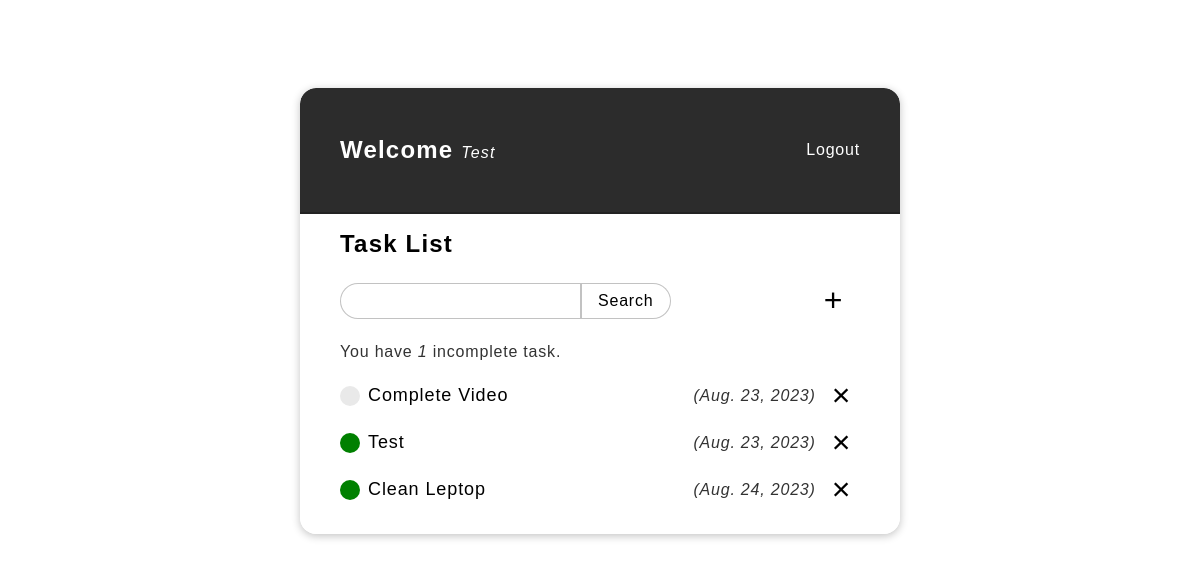
Screenshot of / (signed in) with the database file from the repository.
### base/models.py (models this page shows, shortened)
class Task(models.Model):
    user = models.ForeignKey(User, on_delete=models.CASCADE, null=True, blank=True)
    title = models.CharField(max_length=200)
    description = models.TextField(null=True, blank=True)
    complete = models.BooleanField(default=False)
    create = models.DateTimeField(auto_now=True)
    class Meta:
        ordering = ["complete"]

### base/views.py (the view)
# urls.py: path("", TaskListView.as_view(), name="tasks"),
class TaskListView(LoginRequiredMixin, ListView):
    model = Task
    context_object_name = "tasks"
    def get_context_data(self, **kwargs):
        context = super().get_context_data(**kwargs)
        context["tasks"] = context["tasks"].filter(user=self.request.user)
        context["count"] = context["tasks"].filter(complete=False).count()
        search_input = self.request.GET.get("search-area") or ""
        if search_input:
            context["tasks"] = context["tasks"].filter(title__startswith=search_input)
        context["search_input"] = search_input
        return context

### base/templates/base/task_list.html (shortened to what this page needs)
{% extends 'base/base.html' %}
{% load static %}
{% block style %}
<link rel="stylesheet" href="{% static 'base/task_list.css' %}">
{% endblock style %}
{% block content %}
<section class="task__list__cont">
    <div class="header__cont">
        <p>
            <span>Welcome</span>
            <i>{{ request.user|title }}</i>
        </p>
        {% if request.user.is_authenticated %}
        <a href="{% url 'logout' %}">Logout</a>
        {% else %}
        <a href="{% url 'login' %}">Login</a>
        {% endif %}
    </div>
    <h1 class="task__list__title">Task List</h1>
    <div class="task__search__cont">
        <form method="get">
            <input type="text" name="search-area", value="{{ search_input }}">
            <button>Search</button>
        </form>
        <a href="{% url 'task-create' %}">&plus;</a>
    </div>
    <div class="incomplete__task">
        <p>You have <i>{{ count }}</i> incomplete task{{ count|pluralize:"s" }}.</p>
    </div>
    <div class="task__cont">
        {% for task in tasks %}
        <div class="task">
            <a class="task__a" href="{% url 'task-update' task.id %}">
                <div class="main__title__circle__cont">
                    <div class="task__circle" style="{% if task.complete %}background-color: green;{% endif %}"></div>
                    <p class="title">{{ task.title|title }}</p>
                </div>
                <p class="date">({{ task.create|date }})</p>
            </a>
            <div class="delete__cont">
                <a class="delete" href="{% url 'task-delete' task.id %}">&times;</a>
            </div>
        </div>
        {% empty %}
        <p>No items in Task list.</p>
        {% endfor %}
    </div>
</section>
{% endblock content %}

### base/static/base/base.css (style rules this page uses)
* { padding: 0; margin: 0; box-sizing: border-box; }
body { font-family: Arial, Helvetica, sans-serif; font-size: 1rem; width: 100%; min-height: 100vh; height: fit-content; display: flex; flex-flow: column nowrap; align-items: center; padding: .5rem; }

### base/static/base/task_list.css (style rules this page uses)
.task__list__cont { width: 100%; padding-bottom: 1rem; background-color: #fff; overflow: hidden; border-radius: inherit; }
.task__list__cont h1, .task__list__cont p, .task__list__cont a { text-decoration: none; letter-spacing: 0.05em; }
.task__list__cont .header__cont { display: flex; align-items: center; justify-content: space-between; padding: 3rem 2.5rem; border-bottom: 2px solid #0000003d; background-color: #2c2c2c; color: white; }
.header__cont p { font-size: 1.5rem; margin-right: 2rem; }
.header__cont p span { font-weight: 600; }
.header__cont p i { font-size: 1rem; }
.header__cont a { color: white; font-size: 1rem; font-weight: 500; }
.task__list__title { padding: 1rem 2.5rem; font-size: 1.5rem; }
.task__search__cont { padding: 0 2.5rem; margin: .5rem 0; display: flex; flex-flow: row nowrap; justify-content: space-between; align-items: center; }
.task__search__cont form { display: flex; }
.task__search__cont form input { padding: .5rem 1rem; font-size: 1rem; border: 1.5px solid #0000003d; outline: none; border-radius: 25px 0 0 25px; width: 100%; transition: background-color 0.3s; }
.task__search__cont form button { background-color: #fff; padding: .5rem 1rem; border: 1.5px solid #0000003d; cursor: pointer; border-radius: 0 25px 25px 0; font-size: 1rem; font-weight: 500; letter-spacing: 0.05em; transition: background-color 0.3s; }
.task__search__cont a { color: #000; margin: 0 .5rem; padding: 0 .5rem; font-size: 2rem; border-radius: 25px; transition: 0.3s; }
.incomplete__task { width: 100%; padding: 1rem 2.5rem; opacity: .8; }
.task__cont { padding: 0 2.5rem; }
.task__cont .task { margin-bottom: 10px; font-size: 18px; display: flex; flex-flow: row nowrap; justify-content: space-between; align-items: center; }
.task__cont .task .task__a { display: flex; flex-direction: row; align-items: center; justify-content: space-between; padding: .5rem 0; width: 100%; color: #000; }
.main__title__circle__cont { display: flex; align-items: center; }
.task__cont .task .title { margin: 0 .5rem 0 .5rem; }
.task__cont .task .date { margin: 0 .5rem 0 .5rem; font-style: italic; font-size: 1rem; opacity: .8; }
.task__cont .task .delete__cont { display: flex; align-items: center; justify-content: center; }
.task__cont .task .delete__cont .delete { color: #000; padding: 0 .5rem; font-size: 2rem; border-radius: 25px; transition: 0.3s; }
.task__cont .task .task__circle { position: relative; background-color: #e9e9e9; min-width: 20px; height: 20px; border-radius: 25px; }

### rows the page displays
Task: complete False (drawn), title "Complete Video", create "Aug. 23, 2023"
Task: complete True (drawn), title "Test", create "Aug. 23, 2023"
Task: complete True (drawn), title "Clean Leptop", create "Aug. 24, 2023"

### other values shown
{{ request.user|title }} "Test"
{{ count }} "1"
